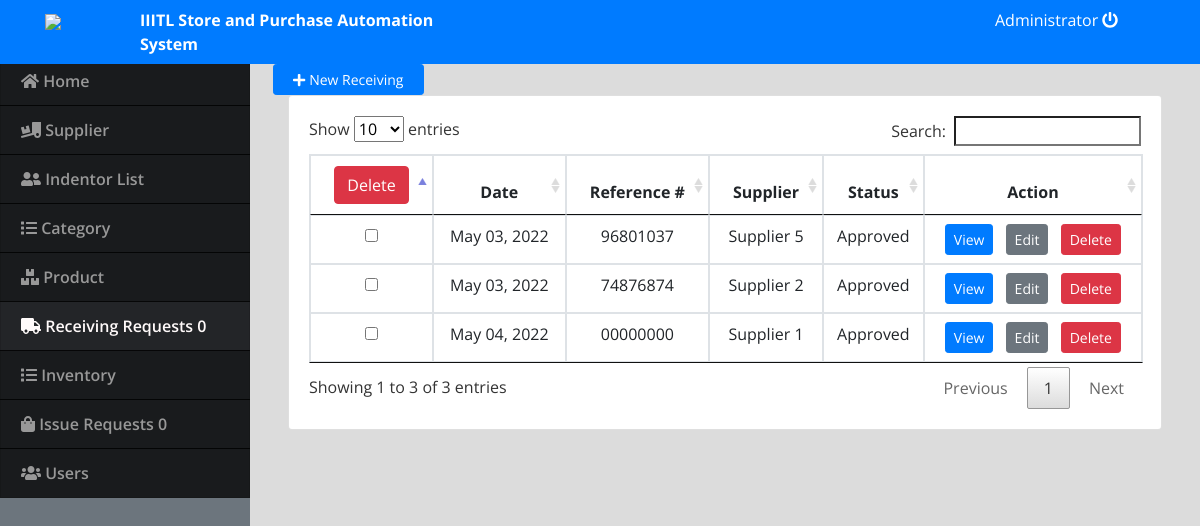
Screenshot of /index.php?page=receiving (signed in) with the database file from the repository.
### tables this page shows
CREATE TABLE `receiving_list` (
  `id` int(30) NOT NULL,
  `ref_no` varchar(100) NOT NULL,
  `supplier_id` int(30) NOT NULL,
  `total_amount` double NOT NULL,
  `date_added` datetime NOT NULL DEFAULT current_timestamp(),
  `status` varchar(100) DEFAULT NULL COMMENT '1=Approved , 2=Rejected'
);

### receiving.php (the view, shortened to what this page needs)
<?php include 'db_connect.php';
$result = mysqli_query($conn, "SELECT * FROM receiving_list");
 ?>
<div class="container-fluid">
	<div class="col-lg-12">
		<div class="row">
			<button class="col-md-2 float-right btn btn-primary btn-sm" id="new_receiving"><i class="fa fa-plus"></i> New Receiving</button>
		</div>
		<div class="row">
			<div class="col-md-12">
				<div class="card">
					<div class="card-body">
					<form name="frmUser" method="post" action="">
						<table class="table table-bordered">
							<thead>
								<th class="text-center"><button type="button" class="btn btn-danger" name="delete" value="Delete"  onClick="setDeleteAction();">Delete</button></th>
								<th class="text-center">Date</th>
								<th class="text-center">Reference #</th>
								<th class="text-center">Supplier</th>
								<th class="text-center">Status</th>
								<th class="text-center">Action</th>
							</thead>
							<tbody>
							<?php
								$supplier = $conn->query("SELECT * FROM supplier_list order by supplier_name asc");
								while($row=$supplier->fetch_assoc()):
									$sup_arr[$row['id']] = $row['supplier_name'];
								endwhile;
								$i=0;
								while($row1 = mysqli_fetch_array($result)) {
									if($i%2==0)
									$classname="evenRow";
									else
									$classname="oddRow";
							?>
								<tr class="<?php if(isset($classname)) echo $classname;?>">
									<td class="text-center"><input type="checkbox" name="receiving_del[]" value="<?= $row1['id'];?>"></td>
									<td class="text-center"><?php echo date("M d, Y",strtotime($row1['date_added'])) ?></td>
									<td class="text-center"><?php echo $row1['ref_no'] ?></td>
									<td class="text-center"><?php echo isset($sup_arr[$row1['supplier_id']])? $sup_arr[$row1['supplier_id']] :'N/A' ?></td>
									<td class="text-center"><?php echo $row1['status']?>
									<td class="text-center">
										<a class="btn btn-sm btn-primary mr-2" href="index.php?page=view_receiving&id=<?php echo $row1['id'] ?>">View</a>
										<a class="btn btn-sm btn-secondary mr-2" href="index.php?page=manage_receiving&id=<?php echo $row1['id'] ?>">Edit</a>
										<a class="btn btn-sm btn-danger delete_receiving" href="javascript:void(0)" data-id="<?php echo $row1['id'] ?>">Delete</a>
									</td>
								</tr>
							<?php $i++;} ?>
							</tbody>
						</table>
					  </form>
					</div>
				</div>
			</div>
		</div>
	</div>
</div>

### index.php (shortened to what this page needs)
<!DOCTYPE html>
<html lang="en">
<head>
<?php
 include('./header.php');
 ?>
</head>
<body>
	<?php include 'topbar.php' ?>
	<?php include 'navbar.php' ?>
  <main id="view-panel" >
      <?php $page = isset($_GET['page']) ? $_GET['page'] :'home'; ?>
  	<?php include $page.'.php' ?>
  </main>
</body>
</html>

### header.php (shortened to what this page needs)
  <link rel="stylesheet" href="assets/font-awesome/css/all.min.css">
<link href="assets/vendor/bootstrap/css/bootstrap.min.css" rel="stylesheet">
<link href="assets/vendor/icofont/icofont.min.css" rel="stylesheet">
<link href="assets/vendor/boxicons/css/boxicons.min.css" rel="stylesheet">
<link href="assets/vendor/venobox/venobox.css" rel="stylesheet">
<link href="assets/vendor/animate.css/animate.min.css" rel="stylesheet">
<link href="assets/vendor/remixicon/remixicon.css" rel="stylesheet">
<link href="assets/vendor/owl.carousel/assets/owl.carousel.min.css" rel="stylesheet">
<link href="assets/vendor/bootstrap-datepicker/css/bootstrap-datepicker.min.css" rel="stylesheet">
<link href="assets/DataTables/datatables.min.css" rel="stylesheet">
<link href="assets/css/select2.min.css" rel="stylesheet">
<link href="assets/css/style.css" rel="stylesheet">
<link type="text/css" rel="stylesheet" href="assets/css/jquery-te-1.4.0.css">

### topbar.php (shortened to what this page needs)
<nav class="navbar navbar-dark bg-primary fixed-top " style="padding:0;">
  <div class="container-fluid mt-2 mb-2">
  	<div class="col-lg-12">
  		<div class="col-md-1 float-left" style="display: flex;">
      <a href="index.php?page=home"><img src="logo.png"  class="img"  ></a>
  		</div>
      <div class="col-md-4 float-left text-white">
        <large><b>IIITL Store and Purchase Automation System</b></large>
      </div>
	  	<div class="col-md-2 float-right text-white">
	  		<a href="ajax.php?action=logout" class="text-white"><?php echo $_SESSION['login_name'] ?> <i class="fa fa-power-off"></i></a>
	    </div>
    </div>
  </div>
</nav>

### navbar.php (shortened to what this page needs)
<nav id="sidebar" class='sidebar mx-lt-5 bg-secondary' >
	<?php
	require_once("db_connect.php");
	$qry1 = mysqli_query($conn,"SELECT COUNT(status) as total FROM sales_list WHERE status='Pending';");
	$c = mysqli_fetch_assoc($qry1);
	$qry2 = mysqli_query($conn,"SELECT COUNT(status) as total FROM receiving_list WHERE status='Pending';");
	$a = mysqli_fetch_assoc($qry2);
	?>
		<div class="sidebar-list " >
		        <a href="index.php?page=home" class="nav-item nav-home"><span class='icon-field'><i class="fa fa-home"></i></span> Home</a>
		        <a href="index.php?page=supplier" class="nav-item nav-supplier"><span class='icon-field'><i class="fa fa-truck-loading"></i></span> Supplier</a>
				<a href="index.php?page=customer" class="nav-item nav-customer"><span class='icon-field'><i class="fa fa-user-friends"></i></span> Indentor List</a>
				<a href="index.php?page=categories" class="nav-item nav-categories"><span class='icon-field'><i class="fa fa-list"></i></span> Category</a>
				<a href="index.php?page=product" class="nav-item nav-product"><span class='icon-field'><i class="fa fa-boxes"></i></span> Product</a>
				<a href="index.php?page=receiving" class="nav-item nav-receiving nav-manage_receiving"><span class='icon-field'><i class="fa fa-truck"></i></span> Receiving Requests <?php echo $a['total']?></a>
				<a href="index.php?page=inventory" class="nav-item nav-inventory"><span class='icon-field'><i  class="fa fa-list"></i></span> Inventory </a>
				<a href="index.php?page=sales" class="nav-item nav-sales"><span class='icon-field'><i class="fa fa-shopping-bag"></i></span> Issue Requests <?php echo $c['total']?></a>
				<?php if($_SESSION['login_type'] == 1): ?>
				<a href="index.php?page=users" class="nav-item nav-users"><span class='icon-field'><i class="fa fa-users"></i></span> Users</a>
			<?php endif; ?>
		</div>
</nav>

### assets/css/style.css (style rules this page uses)
body { font-family: "Open Sans", sans-serif; color: #444444; width: 100%; height: calc(100%); }
a { color: #1977cc; }
nav#sidebar { height: calc(100%); position: fixed; z-index: 99; left: 0; width: 250px; background: #f5a915 ; background-repeat: no-repeat; background-size: cover; }
a.nav-item { position: relative; display: block; padding: .75rem 1.25rem; margin-bottom: -1px; border: 1px solid rgba(0,0,0,.125); background-color: #000000c4; color: #989898; font-weight: 600; }
a.nav-item:hover, .nav-item.active { background-color: #000000ad; color: #fffafa; }
main#view-panel { margin-left: 250px; width:calc(100% - 250px); margin-top: 3.5rem; padding: .5em }

### index.php (style rules this page uses)
body { background: #80808045; }

### topbar.php (style rules this page uses)
.img { width: 50px; }

### navbar.php (style rules this page uses)
.nav-item { display: none!important; }
.nav-home ,.nav-inventory ,.nav-supplier ,.nav-customer ,.nav-categories ,.nav-receiving ,.nav-sales ,.nav-users ,.nav-product { display: block!important; }

### rows the page displays
receiving_list: date_added "May 03, 2022", ref_no "96801037", supplier "Supplier 5", status "Approved"
receiving_list: date_added "May 03, 2022", ref_no "74876874", supplier "Supplier 2", status "Approved"
receiving_list: date_added "May 04, 2022", ref_no "00000000", supplier "Supplier 1", status "Approved"

### other values shown
$_SESSION['login_name'] "Administrator"
$a['total'] "0"
$c['total'] "0"
